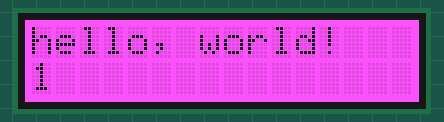
Recording of a sketch running on a simulated Arduino Uno, built with avr-gcc and run on an emulated ATmega328P. On the bench: 16×2 character LCD.

Above: at 1.1 s.
At 5.1 s:
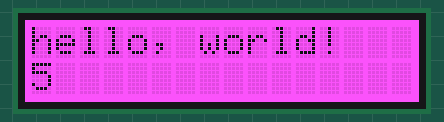
At 10.1 s:
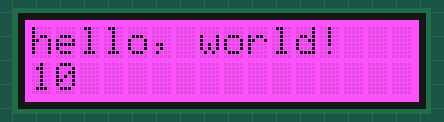
At 20.1 s:
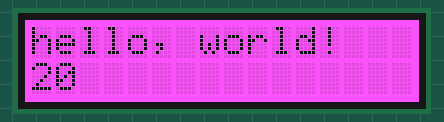
At 29.1 s:
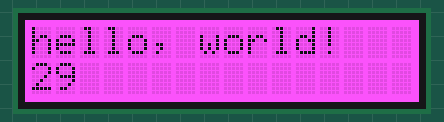
At 38.1 s:
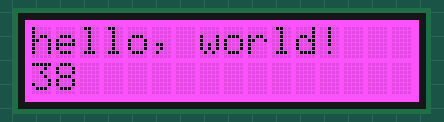

Measured:
- what the display in image 0 shows lasts 1.0 s, from 1.1 s to 2.1 s

The sketch:

HelloWorld.ino
```cpp
// (licence header left out)
#include <Wire.h>
#include "rgb_lcd.h"

rgb_lcd lcd;

const int colorR = 255; //Changed Colour to purple by changing the values for blue and green.
const int colorG = 30;
const int colorB = 255;

void setup() {
    // set up the LCD's number of columns and rows:
    lcd.begin(16, 2);

    lcd.setRGB(colorR, colorG, colorB);

    // Print a message to the LCD.
    lcd.print("hello, world!");

    delay(1000);
}

void loop() {
    // set the cursor to column 0, line 1
    // (note: line 1 is the second row, since counting begins with 0):
    lcd.setCursor(0, 1);
    // print the number of seconds since reset:
    lcd.print(millis() / 1000);

    delay(100);
}

/*********************************************************************************************************
    END FILE
*********************************************************************************************************/
```
